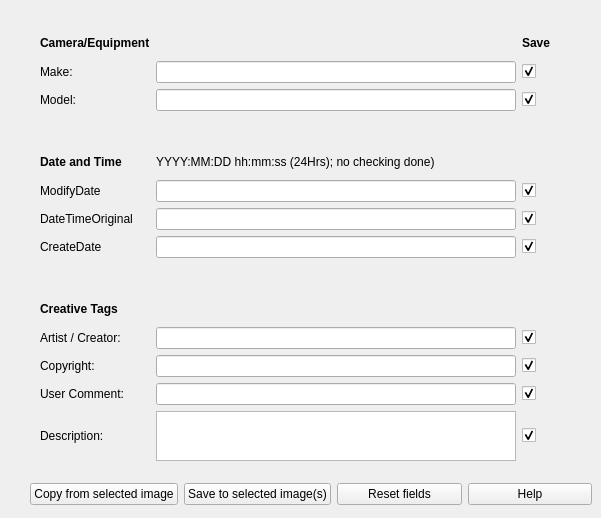
      <widget class="QWidget" name="editexiftab">
       <attribute name="title">
        <string>Exif</string>
       </attribute>
       <widget class="QWidget" name="gridLayoutWidget_2">
        <property name="geometry">
         <rect>
          <x>30</x>
          <y>20</y>
          <width>521</width>
          <height>441</height>
         </rect>
        </property>
        <layout class="QGridLayout" name="gridLayout_2" rowstretch="0,0,0,0,0,0,0,0,0,0,0,0,0,0">
         <property name="leftMargin">
          <number>10</number>
         </property>
         <property name="topMargin">
          <number>10</number>
         </property>
         <item row="1" column="1">
          <widget class="QLineEdit" name="exif_Make"/>
         </item>
         <item row="6" column="1">
          <widget class="QLineEdit" name="exif_DateTimeOriginal"/>
         </item>
         <item row="10" column="2">
          <widget class="QCheckBox" name="chk_exif_Artist">
           <property name="text">
            <string/>
           </property>
           <property name="checked">
            <bool>true</bool>
           </property>
          </widget>
         </item>
         <item row="0" column="0">
          <widget class="QLabel" name="label_33">
           <property name="font">
            <font>
             <weight>75</weight>
             <bold>true</bold>
            </font>
           </property>
           <property name="text">
            <string>Camera/Equipment</string>
           </property>
          </widget>
         </item>
         <item row="11" column="1">
          <widget class="QLineEdit" name="exif_Copyright"/>
         </item>
         <item row="13" column="1">
          <widget class="QPlainTextEdit" name="exif_ImageDescription">
           <property name="maximumSize">
            <size>
             <width>16777215</width>
             <height>50</height>
            </size>
           </property>
          </widget>
         </item>
         <item row="10" column="1">
          <widget class="QLineEdit" name="exif_Artist"/>
         </item>
         <item row="11" column="0">
          <widget class="QLabel" name="label_31">
           <property name="text">
            <string>Copyright:</string>
           </property>
          </widget>
         </item>
         <item row="1" column="2">
          <widget class="QCheckBox" name="chk_exif_Make">
           <property name="text">
            <string/>
           </property>
           <property name="checked">
            <bool>true</bool>
           </property>
          </widget>
         </item>
         <item row="1" column="0">
          <widget class="QLabel" name="label_35">
           <property name="text">
            <string>Make:</string>
           </property>
          </widget>
         </item>
         <item row="2" column="0">
          <widget class="QLabel" name="label_36">
           <property name="text">
            <string>Model:</string>
           </property>
          </widget>
         </item>
         <item row="4" column="0">
          <widget class="QLabel" name="label_38">
           <property name="font">
            <font>
             <weight>75</weight>
             <bold>true</bold>
            </font>
           </property>
           <property name="text">
            <string>Date and Time</string>
           </property>
          </widget>
         </item>
         <item row="3" column="0">
          <widget class="QLabel" name="label_37">
           <property name="text">
            <string/>
           </property>
          </widget>
         </item>
         <item row="12" column="1">
          <widget class="QLineEdit" name="exif_UserComment"/>
         </item>
         <item row="7" column="0">
          <widget class="QLabel" name="label_40">
           <property name="text">
            <string>CreateDate</string>
           </property>
          </widget>
         </item>
         <item row="5" column="1">
          <widget class="QLineEdit" name="exif_ModifyDate"/>
         </item>
         <item row="2" column="2">
          <widget class="QCheckBox" name="chk_exif_Model">
           <property name="text">
            <string/>
           </property>
           <property name="checked">
            <bool>true</bool>
           </property>
          </widget>
         </item>
         <item row="0" column="2">
          <widget class="QLabel" name="label_45">
           <property name="font">
            <font>
             <weight>75</weight>
             <bold>true</bold>
            </font>
           </property>
           <property name="text">
            <string>Save</string>
           </property>
          </widget>
         </item>
         <item row="6" column="0">
          <widget class="QLabel" name="label_39">
           <property name="text">
            <string>DateTimeOriginal</string>
           </property>
          </widget>
         </item>
         <item row="4" column="1">
          <widget class="QLabel" name="label_42">
           <property name="text">
            <string>YYYY:MM:DD hh:mm:ss (24Hrs); no checking done)</string>
           </property>
          </widget>
         </item>
         <item row="7" column="1">
          <widget class="QLineEdit" name="exif_CreateDate"/>
         </item>
         <item row="2" column="1">
          <widget class="QLineEdit" name="exif_Model"/>
         </item>
         <item row="12" column="0">
          <widget class="QLabel" name="label_32">
           <property name="text">
            <string>User Comment:</string>
           </property>
          </widget>
         </item>
         <item row="13" column="0">
          <widget class="QLabel" name="label_34">
           <property name="text">
            <string>Description:</string>
           </property>
          </widget>
         </item>
         <item row="12" column="2">
          <widget class="QCheckBox" name="chk_exif_UserComment">
           <property name="text">
            <string/>
           </property>
           <property name="checked">
            <bool>true</bool>
           </property>
          </widget>
         </item>
         <item row="9" column="0">
          <widget class="QLabel" name="label_44">
           <property name="font">
            <font>
             <weight>75</weight>
             <bold>true</bold>
            </font>
           </property>
           <property name="text">
            <string>Creative Tags</string>
           </property>
          </widget>
         </item>
         <item row="11" column="2">
          <widget class="QCheckBox" name="chk_exif_Copyright">
           <property name="text">
            <string/>
           </property>
           <property name="checked">
            <bool>true</bool>
           </property>
          </widget>
         </item>
         <item row="13" column="2">
          <widget class="QCheckBox" name="chk_exif_ImageDescription">
           <property name="text">
            <string/>
           </property>
           <property name="checked">
            <bool>true</bool>
           </property>
          </widget>
         </item>
         <item row="10" column="0">
          <widget class="QLabel" name="label_30">
           <property name="text">
            <string>Artist / Creator:</string>
           </property>
          </widget>
         </item>
         <item row="5" column="0">
          <widget class="QLabel" name="label_41">
           <property name="text">
            <string>ModifyDate</string>
           </property>
          </widget>
         </item>
         <item row="5" column="2">
          <widget class="QCheckBox" name="chk_exif_DateTimeOriginal">
           <property name="text">
            <string/>
           </property>
           <property name="checked">
            <bool>true</bool>
           </property>
          </widget>
         </item>
         <item row="6" column="2">
          <widget class="QCheckBox" name="chk_exif_CreateDate">
           <property name="text">
            <string/>
           </property>
           <property name="checked">
            <bool>true</bool>
           </property>
          </widget>
         </item>
         <item row="7" column="2">
          <widget class="QCheckBox" name="chk_exif_ModifyDate">
           <property name="text">
            <string/>
           </property>
           <property name="checked">
            <bool>true</bool>
           </property>
          </widget>
         </item>
         <item row="8" column="0">
          <widget class="QLabel" name="label_43">
           <property name="text">
            <string/>
           </property>
          </widget>
         </item>
        </layout>
       </widget>
       <widget class="QWidget" name="verticalLayoutWidget_2">
        <property name="geometry">
         <rect>
          <x>30</x>
          <y>480</y>
          <width>562</width>
          <height>29</height>
         </rect>
        </property>
        <layout class="QHBoxLayout" name="horizontalLayout_9">
         <item>
          <widget class="QPushButton" name="btn_exif_copyfrom">
           <property name="toolTip">
            <string>This button will copy all the (available) gps/location info from the selected image to the internal &quot;clipboard&quot;</string>
           </property>
           <property name="text">
            <string>Copy from selected image</string>
           </property>
          </widget>
         </item>
         <item>
          <widget class="QPushButton" name="btn_saveexif">
           <property name="toolTip">
            <string>Save the gps and xmp data to the image file</string>
           </property>
           <property name="text">
            <string>Save to selected image(s)</string>
           </property>
          </widget>
         </item>
         <item>
          <widget class="QPushButton" name="btn_resetexif">
           <property name="toolTip">
            <string>Empties all fields</string>
           </property>
           <property name="text">
            <string>Reset fields</string>
           </property>
          </widget>
         </item>
         <item>
          <widget class="QPushButton" name="btn_exifhelp">
           <property name="font">
            <font>
             <weight>50</weight>
             <bold>false</bold>
            </font>
           </property>
           <property name="toolTip">
            <string>Opens a popup with some additional info on this screen</string>
           </property>
           <property name="text">
            <string>Help</string>
           </property>
          </widget>
         </item>
        </layout>
       </widget>
      </widget>
